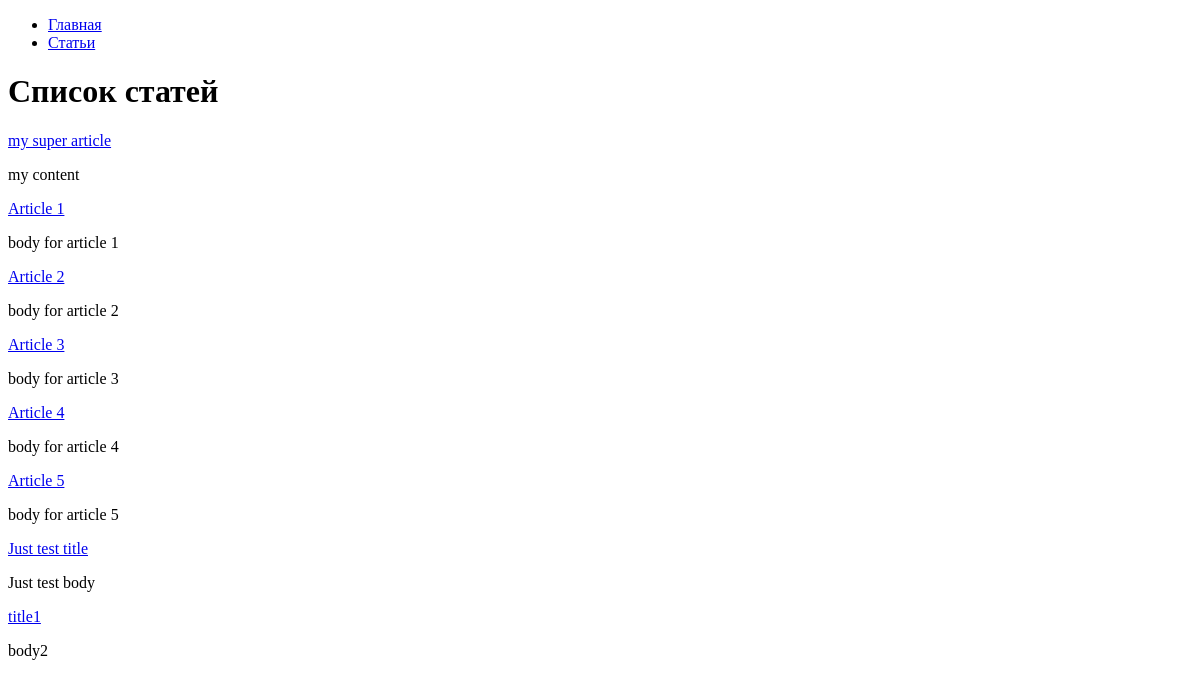
The page /articles/ on the database as committed earlier.
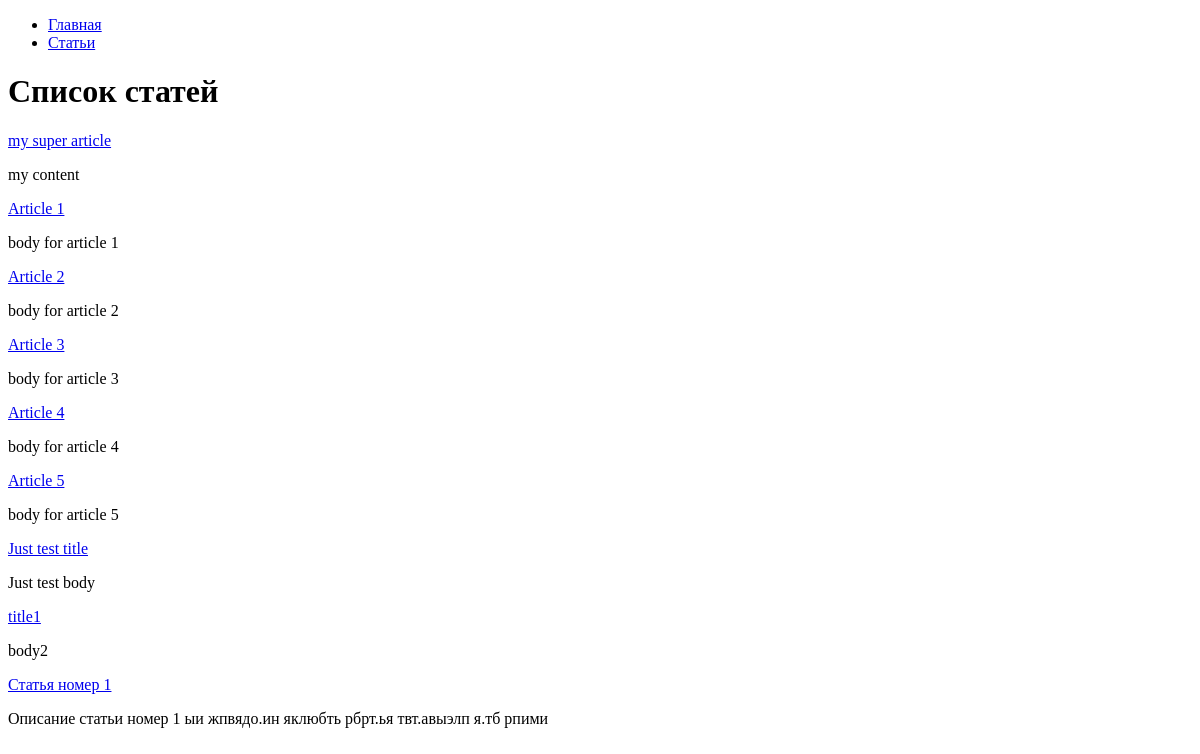
The same page on the database as committed later.
### hexlet_django_blog/article/models.py (models this page shows, shortened)
class Article(models.Model):
    name = models.CharField(max_length=200)
    body = models.TextField()
    created_at = models.DateTimeField(auto_now_add=True)
    updated_at = models.DateTimeField(auto_now=True)

### hexlet_django_blog/article/views.py (the view)
# urls.py: path("", IndexView.as_view()),
class IndexView(View):
    def get(self, request, *args, **kwargs):
        articles = Article.objects.all()[:15]
        return render(
            request,
            'articles/index.html',
            context={
                'articles': articles
            }
        )

### hexlet_django_blog/templates/articles/index.html (shortened to what this page needs)
{% extends "base.html" %}
{% block content %}
    <h1>Список статей</h1>
    {% for article in articles %}
        <a href='{% url 'article' article.id %}'>{{ article.name }}</a>
        <p>{{ article.body|slice:":200" }}</p>
    {% endfor %}
{% endblock %}

### hexlet_django_blog/templates/base.html (shortened to what this page needs)
<!DOCTYPE html>
<html lang="en">
<head>
</head>
<body>
<div id="sidebar">
    {% block sidebar %}
        <ul>
            <li><a href="/">Главная</a></li>
            <li><a href="/articles/">Статьи</a></li>
        </ul>
    {% endblock %}
</div>
<div id="content">
    {% block content %}{% endblock %}
</div>
</body>
</html>

Rows that differ between the two databases and show on the page:
added Article: name "Статья номер 1", body "Описание статьи номер 1 ыи жпвядо.ин яклюбть рбрт.ья твт.авыэлп я.тб рпими"
